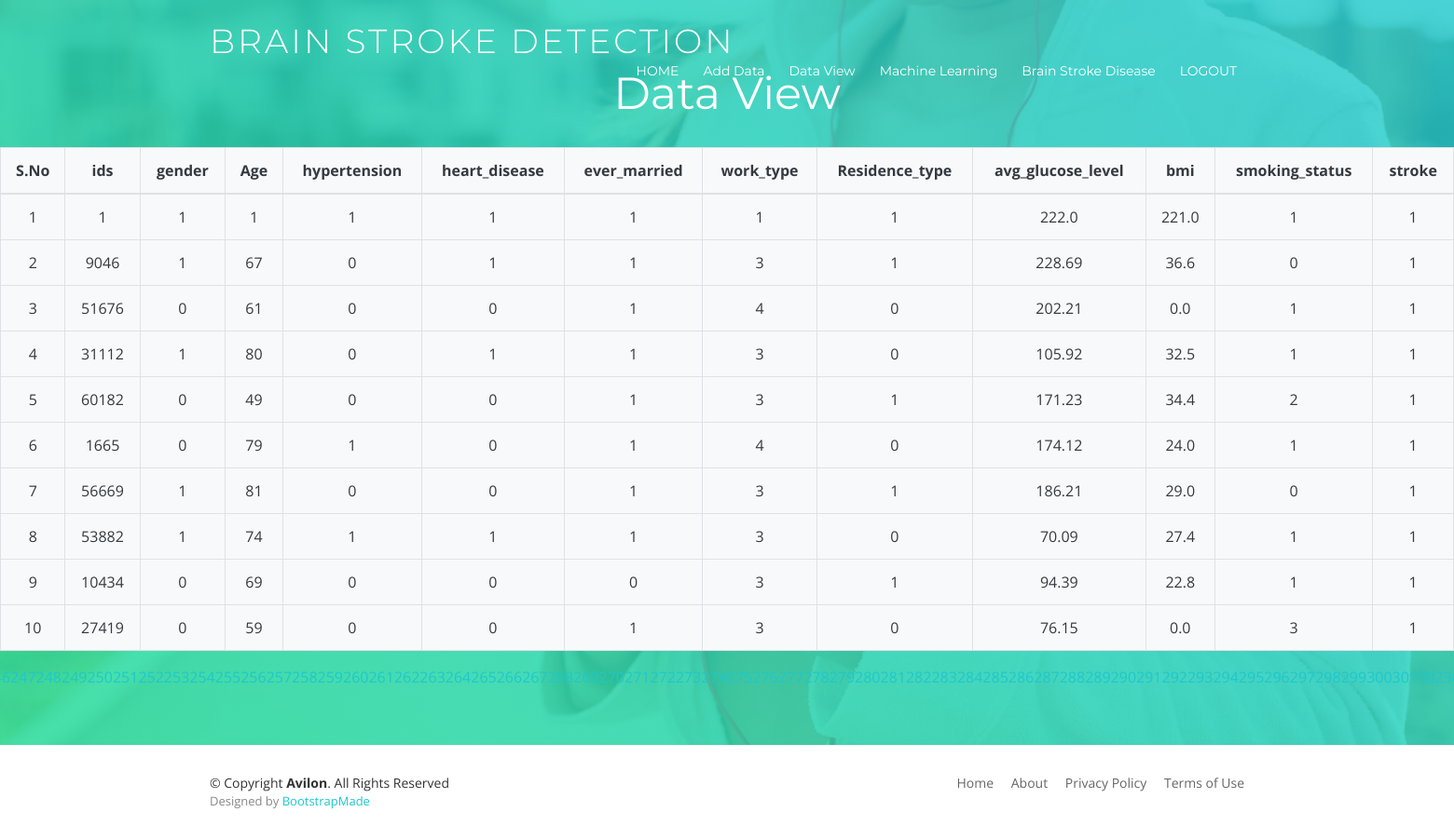
The page /UserDataView/ on the database its author committed.
### users/models.py (models this page shows, shortened)
class BrainStrokeDataModel(models.Model):
    ids =models.IntegerField()
    gender = models.IntegerField()
    age = models.IntegerField()
    hypertension = models.IntegerField()
    heart_disease = models.IntegerField()
    ever_married = models.IntegerField()
    work_type = models.IntegerField()
    Residence_type = models.IntegerField()
    avg_glucose_level = models.FloatField()
    bmi = models.FloatField()
    smoking_status = models.IntegerField()
    stroke = models.IntegerField()
    class Meta:
        db_table = 'BrainStrokeDatabase'

### users/views.py (the view)
# urls.py: path('UserDataView/', users.UserDataView, name='UserDataView'),
def UserDataView(request):
    data_list = BrainStrokeDataModel.objects.all()
    page = request.GET.get('page', 1)
    paginator = Paginator(data_list, 10)
    try:
        users = paginator.page(page)
    except PageNotAnInteger:
        users = paginator.page(1)
    except EmptyPage:
        users = paginator.page(paginator.num_pages)
    return render(request, 'users/DataView_list.html', {'users': users})

### assets/templates/users/DataView_list.html (shortened to what this page needs)
{% extends 'userbase.html'%}
{%block contents%}
 <section id="intro">
    <div class="intro-text">
<br><br><br><br><br><br><br><br><br><br><br><br><br><br>
      <p><h2>Data View</h2></p>
      <table class="table table-bordered footer_title bg-light text-dark">
  <thead>
    <tr>
        <th>S.No</th>
        <th>ids</th>
        <th>gender</th>
        <th>Age</th>
        <th>hypertension</th>
        <th>heart_disease</th>
        <th>ever_married</th>
        <th>work_type</th>
        <th>Residence_type</th>
        <th>avg_glucose_level </th>
        <th>bmi </th>
        <th>smoking_status </th>
        <th>stroke </th>
    </tr>
  </thead>
  <tbody>
    {% for i in users %}
      <tr>
        <td>{{i.id}}</td>
                                                <td>{{i.ids}}</td>
                                                <td>{{i.gender}}</td>
                                                <td>{{i.age}}</td>
                                                <td>{{i.hypertension}}</td>
                                                <td>{{i.heart_disease}}</td>
                                                <td>{{i.ever_married}}</td>
                                                <td>{{i.work_type}}</td>
                                                <td>{{i.Residence_type}}</td>
                                                <td>{{i.avg_glucose_level}}</td>
                                                <td>{{i.bmi}}</td>
                                                <td>{{i.smoking_status}}</td>
                                                <td>{{i.stroke}}</td>
      </tr>
    {% endfor %}
  </tbody>
</table>
{% if users.has_other_pages %}
  <ul class="pagination">
    {% for i in users.paginator.page_range %}
      {% if users.number == i %}
        <li class="active"><span>{{ i }} <span class="sr-only">(current)</span></span></li>
      {% else %}
        <li><a href="?page={{ i }}">{{ i }}</a></li>
      {% endif %}
    {% endfor %}
  </ul>
{% endif %}
    </div>
  </section>
{%endblock%}

### assets/templates/userbase.html (shortened to what this page needs)
{% load static %}
<!DOCTYPE html>
<html lang="en">
<head>
  <link href="{% static 'lib/bootstrap/css/bootstrap.min.css' %}" rel="stylesheet">
  <link href="{% static 'lib/animate/animate.min.css' %}" rel="stylesheet">
  <link href="{% static 'lib/font-awesome/css/font-awesome.min.css' %}" rel="stylesheet">
  <link href="{% static 'lib/ionicons/css/ionicons.min.css' %}" rel="stylesheet">
  <link href="{% static 'lib/magnific-popup/magnific-popup.css' %}" rel="stylesheet">
  <link href="{% static 'css/style.css' %}" rel="stylesheet">
</head>
<body>
  <header id="header">
    <div class="container">
      <div id="logo" class="pull-left">
        <h1><a href="#intro" class="scrollto">Brain Stroke Detection</a></h1>
      </div>
      <nav id="nav-menu-container">
        <ul class="nav-menu">
          <li class="menu-active"><a href="{%url 'index'%}">HOME</a></li>
            <li><a href="{%url 'UserAddData'%}">Add Data</a></li>
            <li><a href="{%url 'UserDataView'%}">Data View</a></li>
          <li><a href="{%url 'UserMachineLearning'%}">Machine Learning</a></li>
          <li><a href="{%url 'BrainStroke'%}">Brain Stroke Disease</a></li>
          <li><a href="{%url 'logout'%}">LOGOUT</a></li>
        </ul>
      </nav>
    </div>
  </header>
 {%block contents%}
                {%endblock%}
  <footer id="footer">
    <div class="container">
      <div class="row">
        <div class="col-lg-6 text-lg-left text-center">
          <div class="copyright">
            &copy; Copyright <strong>Avilon</strong>. All Rights Reserved
          </div>
          <div class="credits">
            Designed by <a href="https://bootstrapmade.com/">BootstrapMade</a>
          </div>
        </div>
        <div class="col-lg-6">
          <nav class="footer-links text-lg-right text-center pt-2 pt-lg-0">
            <a href="#intro" class="scrollto">Home</a>
            <a href="#about" class="scrollto">About</a>
            <a href="#">Privacy Policy</a>
            <a href="#">Terms of Use</a>
          </nav>
        </div>
      </div>
    </div>
  </footer>
</body>
</html>

### assets/static/css/style.css (style rules this page uses)
body { background: #fff; color: #666666; font-family: "Open Sans", sans-serif; overflow-x: hidden; }
a { color: #1dc8cd; transition: 0.5s; }
p { padding: 0; margin: 0 0 30px 0; }
h1, h2, h3, h4, h5, h6 { font-family: "Montserrat", sans-serif; font-weight: 400; margin: 0 0 20px 0; padding: 0; }
#header { padding: 30px 0; height: 92px; position: fixed; left: 0; top: 0; right: 0; transition: all 0.5s; z-index: 997; }
#header #logo { float: left; }
#header #logo h1 { font-size: 36px; margin: -4px 0 0 0; padding: 0; line-height: 1; display: inline-block; font-family: "Montserrat", sans-serif; font-weight: 300; letter-spacing: 3px; text-transform: uppercase; }
#header #logo h1 a, #header #logo h1 a:hover { color: #fff; }
#intro { width: 100%; height: 100vh; background: linear-gradient(45deg, rgba(29, 224, 153, 0.8), rgba(29, 200, 205, 0.8)), url("../img/intro-bg.jpg") center top no-repeat; background-size: cover; position: relative; }
@media (min-width: 1024px) { #intro { background-attachment: fixed; } }
#intro .intro-text { position: absolute; left: 0; top: 60px; right: 0; height: calc(50% - 60px); display: flex; align-items: center; justify-content: center; text-align: center; flex-direction: column; }
#intro h2 { margin: 30px 0 10px 0; padding: 0 15px; font-size: 48px; font-weight: 400; line-height: 56px; color: #fff; }
#intro p { color: #fff; margin-bottom: 20px; padding: 0 15px; font-size: 24px; }
.nav-menu, .nav-menu * { margin: 0; padding: 0; list-style: none; }
.nav-menu li { position: relative; white-space: nowrap; }
.nav-menu > li { float: left; }
#nav-menu-container { float: right; margin: 0; }
.nav-menu a { padding: 0 8px 10px 8px; text-decoration: none; display: inline-block; color: #fff; font-family: "Montserrat", sans-serif; font-weight: 400; font-size: 14px; outline: none; }
.nav-menu > li { margin-left: 10px; }
#mobile-nav { position: fixed; top: 0; padding-top: 18px; bottom: 0; z-index: 998; background: rgba(52, 59, 64, 0.9); left: -260px; width: 260px; overflow-y: auto; transition: 0.4s; }
#mobile-nav ul { padding: 0; margin: 0; list-style: none; }
#mobile-nav ul li { position: relative; }
#mobile-nav ul li a { color: #fff; font-size: 16px; overflow: hidden; padding: 10px 22px 10px 15px; position: relative; text-decoration: none; width: 100%; display: block; outline: none; }
#footer { background: #fff; box-shadow: 0px 0px 12px 0px rgba(0, 0, 0, 0.1); padding: 30px 0; color: #333; font-size: 14px; }
#footer .credits { font-size: 13px; color: #888; }
#footer .footer-links a { color: #666; padding-left: 15px; }
#footer .footer-links a:first-child { padding-left: 0; }

### rows shown on the page
BrainStrokeDataModel: id "1", ids "1", gender "1", age "1", hypertension "1", heart_disease "1", ever_married "1", work_type "1", Residence_type "1", avg_glucose_level "222.0", bmi "221.0", smoking_status "1", stroke "1"
BrainStrokeDataModel: id "2", ids "9046", gender "1", age "67", hypertension "0", heart_disease "1", ever_married "1", work_type "3", Residence_type "1", avg_glucose_level "228.69", bmi "36.6", smoking_status "0", stroke "1"
BrainStrokeDataModel: id "3", ids "51676", gender "0", age "61", hypertension "0", heart_disease "0", ever_married "1", work_type "4", Residence_type "0", avg_glucose_level "202.21", bmi "0.0", smoking_status "1", stroke "1"
BrainStrokeDataModel: id "4", ids "31112", gender "1", age "80", hypertension "0", heart_disease "1", ever_married "1", work_type "3", Residence_type "0", avg_glucose_level "105.92", bmi "32.5", smoking_status "1", stroke "1"
BrainStrokeDataModel: id "5", ids "60182", gender "0", age "49", hypertension "0", heart_disease "0", ever_married "1", work_type "3", Residence_type "1", avg_glucose_level "171.23", bmi "34.4", smoking_status "2", stroke "1"
BrainStrokeDataModel: id "6", ids "1665", gender "0", age "79", hypertension "1", heart_disease "0", ever_married "1", work_type "4", Residence_type "0", avg_glucose_level "174.12", bmi "24.0", smoking_status "1", stroke "1"
BrainStrokeDataModel: id "7", ids "56669", gender "1", age "81", hypertension "0", heart_disease "0", ever_married "1", work_type "3", Residence_type "1", avg_glucose_level "186.21", bmi "29.0", smoking_status "0", stroke "1"
BrainStrokeDataModel: id "8", ids "53882", gender "1", age "74", hypertension "1", heart_disease "1", ever_married "1", work_type "3", Residence_type "0", avg_glucose_level "70.09", bmi "27.4", smoking_status "1", stroke "1"
BrainStrokeDataModel: id "9", ids "10434", gender "0", age "69", hypertension "0", heart_disease "0", ever_married "0", work_type "3", Residence_type "1", avg_glucose_level "94.39", bmi "22.8", smoking_status "1", stroke "1"
BrainStrokeDataModel: id "10", ids "27419", gender "0", age "59", hypertension "0", heart_disease "0", ever_married "1", work_type "3", Residence_type "0", avg_glucose_level "76.15", bmi "0.0", smoking_status "3", stroke "1"

### other values the page prints
{{ i }} "249" "250" "251" "252" "255" "256" "257" "258" "259" "260" "261" "262" "263" "264" "265" "266" "267" "270" "271" "274" "279" "280" "281" "282" "283" "284" "285" "286" "287" "288" "290" "291" "292" "293" "294" "299" "300" "301"
